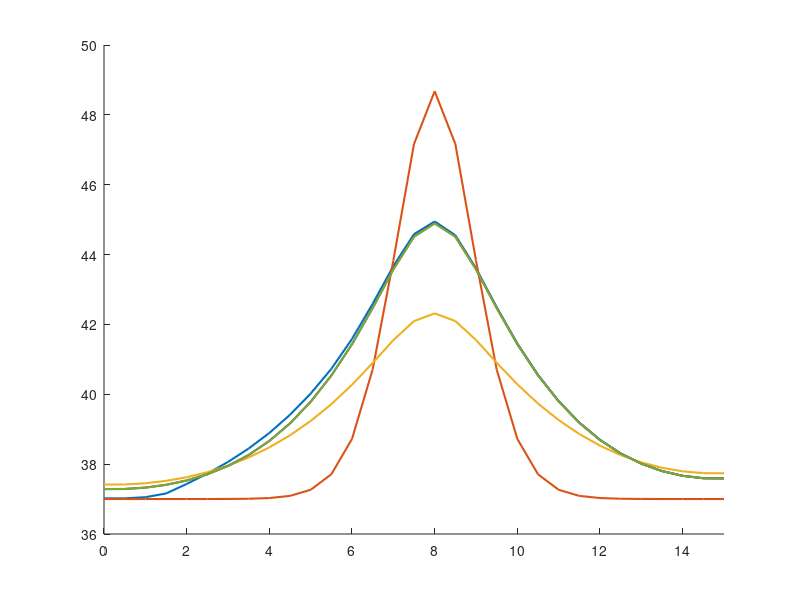

Write the MATLAB code that produced this figure. (Note: this script raises an error after producing the figure.)
%––––––––––––––––––––––––––––––––––––––––––––––––––––––––––––––––––––––––––––
% 1D hyperbolic bioheat w/ Gaussian tumor source, 3 skin layers, finer mesh
% and reduced dt for stability; snapshots at 2.5, 5, 7.5, 10 s in one plot.
%––––––––––––––––––––––––––––––––––––––––––––––––––––––––––––––––––––––––––––

clear; clc;

%% 1) DISCRETIZE TIME & SPATIAL DOMAINS
% Skin Layer thickness
L_epi = 0.0015;   % Epidermis (1.5 mm)
L_derm = 0.0035;  % Dermis (3.5 mm)
L_subq = 0.01;    % Subcutaneous (10 mm)
Lx = L_epi + L_derm + L_subq; % Domain Length

x_ast  = 0.008;   % [m]   Tumor center (midpoint of 0.05 m)

dx     = 0.0005;  % [m]   Spatial step → now 21 nodes from 0 to 0.05
dt     = 0.015;    % [s]   Time step (smaller for stability)
max_time = 10;   % plot up to 10s
time_steps = round(max_time/dt) + 1; % ensures we reach exactly 10 s: (n−1)*dt = 10
time = 0:dt:max_time+dt;

x  = 0:dx:Lx;          % x = [0, 0.0025, 0.005, …, 0.05]
nx = numel(x);

% Define Layers
layer = zeros(1, nx);
layer(x <= L_epi) = 1;                                  % Epidermis
layer(x > L_epi & x <= L_epi + L_derm) = 2;             % Dermis
layer(x > L_epi + L_derm) = 3;                          % Subcutaneous

% Find index of tumor center (closest grid point to x_ast)
[~, iTumor] = min(abs(x - x_ast));

%% 2) CONSTANTS AND PARAMETERS
% ------------ Physical Parameters ------------
% Skin Layer params
% rho    = [1150 1116 900];   % [kg/m^3]  Tissue density (layers)
% c      = [3590 3300 2500];  % [J/(kg·°C)]  Tissue specific heat
% k      = [0.2 0.45 0.3];    % [W/(m·°C)]  Thermal conductivity
k_star = [0.1 0.1 0.1];     % [W/(m·°C·s)]  Hyperbolic‐term coefficient

% Blood params
h      = 4.5;     % [W/(m^2·°C)]    Convective coefficient at boundaries
wb     = 0.0098;  % [1/s]           Blood perfusion
rho_b  = 1056;    % [kg/m^3]        Blood density
cb     = 4000;    % [J/(kg·°C)]     Blood specific heat

Qm0    = 50.65;   % [W/m^3]         Metabolic heat (uniform)
Tb     = 37;      % [°C]            Arterial blood temperature
Tl     = [37 37 37];      % [°C]    Ambient/tissue reference
T0     = 37;      % [°C]            Initial tissue temperature

% ------------ Gaussian‐source parameters ------------
% Q_r(i) = rho * S * P * exp( -a0*( x(i) - x_ast )^2 )
S      = 15;       % “per‐kg” scaling factor
P      = 35;      % “power” factor (tune as needed)
a0     = 1e6;   % [1/m]  Gaussian width control

% ------------ Water vaporization and diffusion ------------
Da = 2.5e-5;    % m^2/s (air)
Mw = 0.018;     % kg/mol
Ra = 8.314;     % J/mol·K
Tw = 306;       % K (~33°C)
Pw = 5600;      % Pa (sat. vapor pressure at 33°C)
RH = 0.5;       % Relative humidity (fraction)
delta = 1e-4;   % m
c_air = 1005;   % J/kg·K
Df = [2e-9 2e-9 2e-9];  % m^2/s
cw = 4180;      % J/kg°C
rho_s = 1100;   % kg/m^3
rho_c = 1000;   % kg/m^3
nabla_r2 = (Lx/3)^2;

% ---------- Hyperbolic relaxation times ---------------
tau_q = 10;   % [s]
tau_T = 20;   % [s]
tau_v = 1;   % [s]


%% 3) INITIALIZE STORAGE FOR “SNAPSHOTS”
% Snapshot times (in seconds) and their corresponding loop‐indices
snapshot_times = linspace(2,max_time,5); % [2.5, 5.0, 7.5, 10.0];
snap_idx = round(snapshot_times/dt) + 1;
% e.g., 2.5/0.01 = 250 → +1 = 251 ⇒ t = (251−1)*0.01 = 2.50 s

T_layers = zeros(nx,5); % For storing T(x,t=10s) for layer testing
T_tumor_layers = zeros(time_steps,5); % for storing tumor temp for layer testing

for layer_test = 1:5

    if layer_test == 1 % Heterogeneous case
        rho    = [1150 1116 900];   % [kg/m^3]  Tissue density (layers)
        c      = [3590 3300 2500];  % [J/(kg·°C)]  Tissue specific heat
        k      = [0.2 0.45 0.3];    % [W/(m·°C)]  Thermal conductivity
    elseif layer_test == 2 % Treat all as epidermis
        rho    = [1150 1150 1150];   % [kg/m^3]  Tissue density (layers)
        c      = [3590 3590 3590];  % [J/(kg·°C)]  Tissue specific heat
        k      = [0.2 0.2 0.2];    % [W/(m·°C)]  Thermal conductivity
    elseif layer_test == 3 % Treat all as dermis
        rho    = [1116 1116 1116];   % [kg/m^3]  Tissue density (layers)
        c      = [3300 3300 3300];  % [J/(kg·°C)]  Tissue specific heat
        k      = [0.45 0.45 0.45];    % [W/(m·°C)]  Thermal conductivity
    elseif layer_test == 4 | 5 % Treat all as subq
        rho    = [900 900 900];   % [kg/m^3]  Tissue density (layers)
        c      = [2500 2500 2500];  % [J/(kg·°C)]  Tissue specific heat
        k      = [0.3 0.3 0.3];    % [W/(m·°C)]  Thermal conductivity
    end

    T_snapshots = zeros(nx, numel(snapshot_times));  
    % Each column j holds T(x) at t = snapshot_times(j)
    
    % Tumor temp array
    T_tumor = zeros(1, time_steps);
    
    % --------- Initialize temperature fields at t=0 -------------
    T     = ones(nx,1) * T0;  
    T_new = T;   
    dTdt   = zeros(nx,1);
    d2Tdt2 = zeros(nx,1);


    %% 4) TIME‐MARCHING LOOP
    for n = 1:time_steps
    
        % (a) Update interior nodes i=2:(nx−1)
        for i = 2:(nx-1)
            L = layer(i);
    
            % (b) Calculate Heat Source values for given spatial step
            % Metabolic Heat Source:
            Qm = Qm0 * (1 + (Tl(L) - T0)/10);         % [W/m^3] metabolic
    
            % Water diffusion:
            Qd = (Df(L) * cw * (rho_s - rho_c) / nabla_r2) * (T(i) - Tl(L));
            
            % Blood Perfusion (dermis, subq):
            if L > 1
                Qb = wb * rho_b * cb * (Tb - Tl(L));      % [W/m^3] perfusion (constant)
            else
                Qb = 0;
            end
    
            % Water vaporization (epidermis only)
            if L == 1
                Delta_m = (Da*Mw/(Ra*Tw)) * (Pw/Tw) * RH/(delta*c_air);
                Delta_Hvap = 2400e3; % J/kg
                Qv = Delta_m * Delta_Hvap / (delta * c_air);
            else 
                Qv = 0;
            end
    
            % Gaussian tumor heat source at node i:
            Qr = rho(L) * S * P * exp( -a0 * (x(i) - x_ast)^2 );  
    
            % Add up all heat sources to consolidate
            if layer_test == 5
                Qd = 0; Qv = 0;
            end
            Q_tot = Qm + Qd + Qb + Qv + Qr;
    
            % 2nd‐spatial derivative (finite difference)
            d2Tdx2 = (T(i+1) - 2*T(i) + T(i-1)) / dx^2;
    
            % Hyperbolic bioheat terms:
            dTdt(i)   = (k(L)*d2Tdx2 + Q_tot) / (rho(L) * c(L));
            d2Tdt2(i) = (k_star(L)*d2Tdx2) / (rho(L) * c(L));
    
            % Update temperature at node i (eq. 7):
            T_new(i) = T(i) + dt * ( ...
               dTdt(i) + tau_q*dTdt(i) ...
             - tau_T*d2Tdt2(i) ...
             + (k(L) + k_star(L)*tau_v)*dTdt(i) );
        end
    
        % (c) Convective (Robin) BC at left boundary (i = 1):
        T_new(1) = (h*dx*Tl(1) + k(L) * T_new(2)) / (h*dx + k(L));
    
        % (d) Convective (Robin) BC at right boundary (i = nx):
        T_new(nx) = (h*dx*Tl(end) + k(L) * T_new(nx-1)) / (h*dx + k(L));
    
        % (e) Advance to next timestep
        T = T_new;
    
        % (f) If current “t” matches any snapshot index, store T(x)
        idx_this = find(snap_idx == n);
        if ~isempty(idx_this)
            T_snapshots(:, idx_this) = T;
        end
    
        % (g) Store T at tumor location
        T_tumor(n) = T_new(iTumor);
    end

    %% Store profile for given P to be compared after
    T_layers(:,layer_test) = T_snapshots(:,end);

    T_tumor_layers(:,layer_test) = T_tumor;

end % end of testing parameter loop (power)

%% Plot T(x) for Layers 
legend_layers = ["3-layer Model with Qv/Qd","Epidermis Homogeneity", "Dermis Homogeneity", "Subcutaneous Homeogeneity", "Subcutaneous Homogeneity, no Qv/Qd"];

figure('Position',[200,200,800,500]);
hold on;

colors = lines(numel(legend_layers));  
for j = 1:size(T_layers,2)
    plot(x*1000, T_layers(:,j), 'Color', colors(j,:), 'LineWidth',1.5, ...
         'DisplayName', num2str(legend_layers(j)));
end

ylim([36 50])
xlim([0 Lx*10^3])
% xline(0, '-',{'Epiderm'},'HandleVisibility','off','Fontsize',16)
% xline((L_epi)*10^3,'-',{'Derm'},'HandleVisibility','off','Fontsize',16)
% xline((L_epi+L_derm)*10^3,'-',{'Subcutaneous'},'HandleVisibility','off','Fontsize',16)
xline(x_ast*10^3,'-r',{'Tumor'},'LineWidth',5,'HandleVisibility','off','Fontsize',20)
xlabel('Distance (mm)','Fontsize',16);
ylabel('Temperature (°C)','Fontsize',16);
title(['Temperature Profile T(t=10s,x), Skin Layers'],'Fontsize',20);
legend('Location','northeast','FontSize',12);
grid on;
hold off;


%% 6. PLOT: TUMOR TEMPERATURE VS TIME
figure('Position',[200,200,800,500]);
hold on;

colors = lines(numel(legend_layers));  
for j = 1:size(T_layers,2)
    plot(time, T_tumor_layers(:,j), 'Color', colors(j,:), 'LineWidth',1.5, ...
         'DisplayName', num2str(legend_layers(j)));
end

xlim([0 10])
ylim([36 50])
xlabel('time (s)','Fontsize',16);
ylabel('Temperature (°C)','Fontsize',16);
title(['Temperature at Tumor Location vs. Time, Skin Layers'],'Fontsize',20);
legend('Location','best','FontSize',12);
grid on;
hold off;

T_layers_difference = T_layers(:,1)-T_layers(:,5);
T_tumor_layers_difference = T_tumor_layers(:,1)-T_tumor_layers(:,5);

figure
subplot(1,2,1)
hold on
plot(x*10^3,T_layers_difference)
xline(0, '-',{'Epiderm'},'HandleVisibility','off','Fontsize',14)
xline((L_epi)*10^3,'-',{'Derm'},'HandleVisibility','off','Fontsize',14)
xline((L_epi+L_derm)*10^3,'-',{'Subcutaneous'},'HandleVisibility','off','Fontsize',14)
xline(x_ast*10^3,'-r',{'Tumor'},'LineWidth',3,'HandleVisibility','off','Fontsize',18)
title('Difference in T(x,t=10s)','FontSize',16)
xlabel('Distance (mm)','Fontsize',14);
ylabel('Temperature (°C)','Fontsize',14);
hold off

subplot(1,2,2)
plot(time,T_tumor_layers_difference)
title('Difference in T(x=Tumor,t)','FontSize',16)
xlabel('time (s)','Fontsize',14);
ylabel('Temperature (°C)','Fontsize',14);